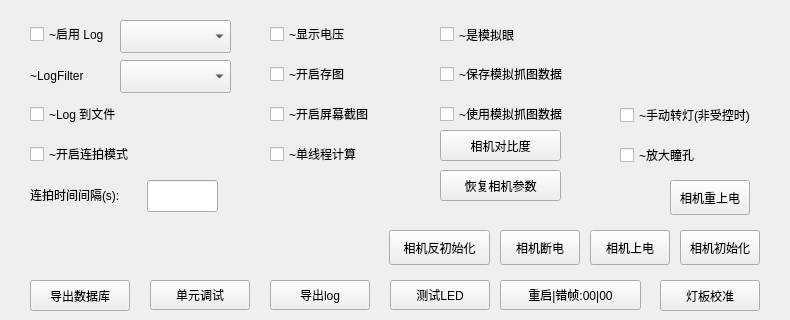
   <widget class="QWidget" name="tabDebug">
    <attribute name="title">
     <string notr="true">调试工具2</string>
    </attribute>
    <widget class="QCheckBox" name="ckbEnablePrintScreen">
     <property name="geometry">
      <rect>
       <x>270</x>
       <y>100</y>
       <width>141</width>
       <height>28</height>
      </rect>
     </property>
     <property name="text">
      <string>~开启屏幕截图</string>
     </property>
    </widget>
    <widget class="myEditLine" name="edtCaptureInterval">
     <property name="geometry">
      <rect>
       <x>147</x>
       <y>180</y>
       <width>71</width>
       <height>32</height>
      </rect>
     </property>
    </widget>
    <widget class="QCheckBox" name="ckbLogToFile">
     <property name="geometry">
      <rect>
       <x>30</x>
       <y>100</y>
       <width>171</width>
       <height>28</height>
      </rect>
     </property>
     <property name="text">
      <string>~Log 到文件</string>
     </property>
    </widget>
    <widget class="QCheckBox" name="ckbAutoTest">
     <property name="geometry">
      <rect>
       <x>30</x>
       <y>140</y>
       <width>171</width>
       <height>28</height>
      </rect>
     </property>
     <property name="text">
      <string>~开启连拍模式</string>
     </property>
    </widget>
    <widget class="QPushButton" name="led_pushButton">
     <property name="geometry">
      <rect>
       <x>390</x>
       <y>280</y>
       <width>100</width>
       <height>30</height>
      </rect>
     </property>
     <property name="minimumSize">
      <size>
       <width>0</width>
       <height>0</height>
      </size>
     </property>
     <property name="maximumSize">
      <size>
       <width>16777215</width>
       <height>16777215</height>
      </size>
     </property>
     <property name="text">
      <string>测试LED</string>
     </property>
    </widget>
    <widget class="QPushButton" name="exportDB_pushButton">
     <property name="geometry">
      <rect>
       <x>30</x>
       <y>280</y>
       <width>100</width>
       <height>31</height>
      </rect>
     </property>
     <property name="text">
      <string>导出数据库</string>
     </property>
    </widget>
    <widget class="QPushButton" name="exportLog_pushButton">
     <property name="geometry">
      <rect>
       <x>270</x>
       <y>280</y>
       <width>100</width>
       <height>30</height>
      </rect>
     </property>
     <property name="text">
      <string>导出log</string>
     </property>
    </widget>
    <widget class="QCheckBox" name="ckbShowVoltage">
     <property name="geometry">
      <rect>
       <x>270</x>
       <y>20</y>
       <width>141</width>
       <height>28</height>
      </rect>
     </property>
     <property name="text">
      <string>~显示电压</string>
     </property>
    </widget>
    <widget class="QPushButton" name="btnCameraRestartCnt">
     <property name="geometry">
      <rect>
       <x>500</x>
       <y>280</y>
       <width>141</width>
       <height>30</height>
      </rect>
     </property>
     <property name="minimumSize">
      <size>
       <width>0</width>
       <height>0</height>
      </size>
     </property>
     <property name="maximumSize">
      <size>
       <width>16777215</width>
       <height>16777215</height>
      </size>
     </property>
     <property name="text">
      <string>重启|错帧:00|00</string>
     </property>
    </widget>
    <widget class="QCheckBox" name="ckbSaveImage">
     <property name="geometry">
      <rect>
       <x>270</x>
       <y>60</y>
       <width>141</width>
       <height>28</height>
      </rect>
     </property>
     <property name="text">
      <string>~开启存图</string>
     </property>
    </widget>
    <widget class="QComboBox" name="cbbLogFilter">
     <property name="geometry">
      <rect>
       <x>120</x>
       <y>60</y>
       <width>111</width>
       <height>33</height>
      </rect>
     </property>
    </widget>
    <widget class="QLabel" name="lblLogFilter">
     <property name="geometry">
      <rect>
       <x>30</x>
       <y>64</y>
       <width>81</width>
       <height>23</height>
      </rect>
     </property>
     <property name="text">
      <string>~LogFilter</string>
     </property>
    </widget>
    <widget class="QCheckBox" name="ckbLogEnabled">
     <property name="geometry">
      <rect>
       <x>30</x>
       <y>20</y>
       <width>171</width>
       <height>28</height>
      </rect>
     </property>
     <property name="text">
      <string>~启用 Log</string>
     </property>
    </widget>
    <widget class="QCheckBox" name="ckbSaveSimulateImage">
     <property name="geometry">
      <rect>
       <x>440</x>
       <y>60</y>
       <width>171</width>
       <height>28</height>
      </rect>
     </property>
     <property name="text">
      <string>~保存模拟抓图数据</string>
     </property>
    </widget>
    <widget class="QCheckBox" name="ckbUseSimulateImage">
     <property name="geometry">
      <rect>
       <x>440</x>
       <y>100</y>
       <width>171</width>
       <height>28</height>
      </rect>
     </property>
     <property name="text">
      <string>~使用模拟抓图数据</string>
     </property>
    </widget>
    <widget class="QPushButton" name="btnGetContrast">
     <property name="geometry">
      <rect>
       <x>440</x>
       <y>130</y>
       <width>121</width>
       <height>31</height>
      </rect>
     </property>
     <property name="text">
      <string>相机对比度</string>
     </property>
    </widget>
    <widget class="QPushButton" name="btnResetCameraParm">
     <property name="geometry">
      <rect>
       <x>440</x>
       <y>170</y>
       <width>121</width>
       <height>31</height>
      </rect>
     </property>
     <property name="text">
      <string>恢复相机参数</string>
     </property>
    </widget>
    <widget class="QPushButton" name="btnLampCalibrate">
     <property name="geometry">
      <rect>
       <x>660</x>
       <y>280</y>
       <width>100</width>
       <height>31</height>
      </rect>
     </property>
     <property name="text">
      <string>灯板校准</string>
     </property>
    </widget>
    <widget class="QCheckBox" name="ckbIsManualTurnLamp">
     <property name="geometry">
      <rect>
       <x>620</x>
       <y>100</y>
       <width>161</width>
       <height>30</height>
      </rect>
     </property>
     <property name="text">
      <string>~手动转灯(非受控时)</string>
     </property>
    </widget>
    <widget class="QCheckBox" name="ckbIsMagnifyPupilImg">
     <property name="geometry">
      <rect>
       <x>620</x>
       <y>140</y>
       <width>161</width>
       <height>30</height>
      </rect>
     </property>
     <property name="text">
      <string>~放大瞳孔</string>
     </property>
    </widget>
    <widget class="QCheckBox" name="ckbIsSingleThreadCalc">
     <property name="geometry">
      <rect>
       <x>270</x>
       <y>140</y>
       <width>141</width>
       <height>28</height>
      </rect>
     </property>
     <property name="text">
      <string>~单线程计算</string>
     </property>
    </widget>
    <widget class="QComboBox" name="cbbLogLevelMin">
     <property name="geometry">
      <rect>
       <x>120</x>
       <y>20</y>
       <width>111</width>
       <height>33</height>
      </rect>
     </property>
    </widget>
    <widget class="QPushButton" name="btnCameraUninit">
     <property name="geometry">
      <rect>
       <x>389</x>
       <y>230</y>
       <width>101</width>
       <height>35</height>
      </rect>
     </property>
     <property name="text">
      <string>相机反初始化</string>
     </property>
    </widget>
    <widget class="QPushButton" name="btnCameraPowerOn">
     <property name="geometry">
      <rect>
       <x>590</x>
       <y>230</y>
       <width>80</width>
       <height>35</height>
      </rect>
     </property>
     <property name="minimumSize">
      <size>
       <width>80</width>
       <height>35</height>
      </size>
     </property>
     <property name="maximumSize">
      <size>
       <width>80</width>
       <height>35</height>
      </size>
     </property>
     <property name="text">
      <string>相机上电</string>
     </property>
    </widget>
    <widget class="QPushButton" name="btnCameraPowerOff">
     <property name="geometry">
      <rect>
       <x>500</x>
       <y>230</y>
       <width>80</width>
       <height>35</height>
      </rect>
     </property>
     <property name="minimumSize">
      <size>
       <width>80</width>
       <height>35</height>
      </size>
     </property>
     <property name="maximumSize">
      <size>
       <width>80</width>
       <height>35</height>
      </size>
     </property>
     <property name="text">
      <string>相机断电</string>
     </property>
    </widget>
    <widget class="QPushButton" name="btnCameraInit">
     <property name="geometry">
      <rect>
       <x>680</x>
       <y>230</y>
       <width>80</width>
       <height>35</height>
      </rect>
     </property>
     <property name="minimumSize">
      <size>
       <width>80</width>
       <height>35</height>
      </size>
     </property>
     <property name="maximumSize">
      <size>
       <width>80</width>
       <height>35</height>
      </size>
     </property>
     <property name="text">
      <string>相机初始化</string>
     </property>
    </widget>
    <widget class="QPushButton" name="btnCameraRePowerOn">
     <property name="geometry">
      <rect>
       <x>670</x>
       <y>180</y>
       <width>80</width>
       <height>35</height>
      </rect>
     </property>
     <property name="minimumSize">
      <size>
       <width>80</width>
       <height>35</height>
      </size>
     </property>
     <property name="maximumSize">
      <size>
       <width>80</width>
       <height>35</height>
      </size>
     </property>
     <property name="text">
      <string>相机重上电</string>
     </property>
    </widget>
    <widget class="QCheckBox" name="ckbIsSimulatedEye">
     <property name="geometry">
      <rect>
       <x>440</x>
       <y>20</y>
       <width>151</width>
       <height>29</height>
      </rect>
     </property>
     <property name="text">
      <string>~是模拟眼</string>
     </property>
    </widget>
    <widget class="QPushButton" name="btnUnitDebug">
     <property name="geometry">
      <rect>
       <x>150</x>
       <y>280</y>
       <width>100</width>
       <height>30</height>
      </rect>
     </property>
     <property name="text">
      <string>单元调试</string>
     </property>
    </widget>
    <widget class="QLabel" name="label_devNum_6">
     <property name="geometry">
      <rect>
       <x>30</x>
       <y>180</y>
       <width>111</width>
       <height>30</height>
      </rect>
     </property>
     <property name="minimumSize">
      <size>
       <width>0</width>
       <height>0</height>
      </size>
     </property>
     <property name="maximumSize">
      <size>
       <width>16777215</width>
       <height>16777215</height>
      </size>
     </property>
     <property name="text">
      <string>连拍时间间隔(s):</string>
     </property>
    </widget>
   </widget>
